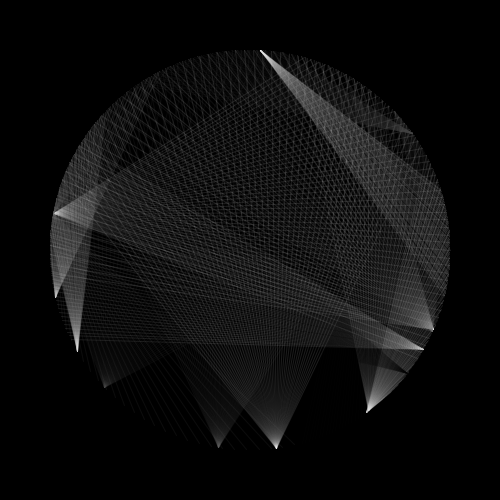
Frame 1 (no input)
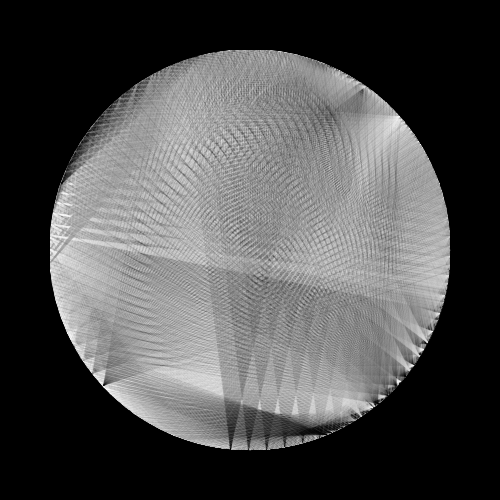
Frame 60 (the mouse pressed at the canvas centre just before this capture)
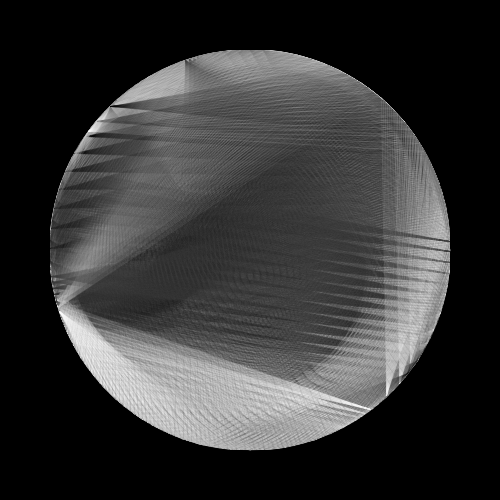
Frame 120 (the mouse held since frame 60 and released just before this capture)

The Processing sketch that drew these frames (run headless with seeded random() and noise(); from frame 60 on, the mouse is pressed at the canvas centre):

// Processing sketch: sketch50
// ── sketch50.pde
A children[];

void setup() {
  size(500, 500);
  
  children = new A[20];
  for (int i=0; i<children.length; i++) children[i] = new A();
  
  background(0);
}

void draw() {
  //background(255);
  
  translate(width/2, height/2);
  
  for (A a: children) {
    a.move();
    a.draw();
  }
}
// ── A.pde
class A {
  int N=50;
  float R = 200, da;
  float a1, a2, va1, va2;
  float value, value_a, value_va;
  
  A() {
    da = random(0, PI/2);
    a1 = random(-PI, PI);
    va1 = random(-PI/30, PI/30);
    a2 = random(-PI, PI);
    va2 = random(-PI/30, PI/30);
    value = random(0, 255);
    value_a = random(-PI, PI);
    value_va = random(-PI/30, PI/30);
  }
  
  void move() {
    a1 += va1;
    a2 += va2;
    
    value = (value+1)%255;
    value_a += value_va;
  }
  
  void draw() {
    //stroke(value, 50);
    stroke(127*(sin(value_a)+1), 30);
    strokeWeight(1);
    
    float _a, x0, y0, x1, y1;
    for (int i=0; i<N; i++) {
      _a = a2 + map(i, 0, N, -da, da);
      x0 = R * cos(_a);
      y0 = R * sin(_a);
      x1 = R * cos(a1 + PI);
      y1 = R * sin(a1 + PI);
      line(x0, y0, x1, y1);
    }
  }
}
